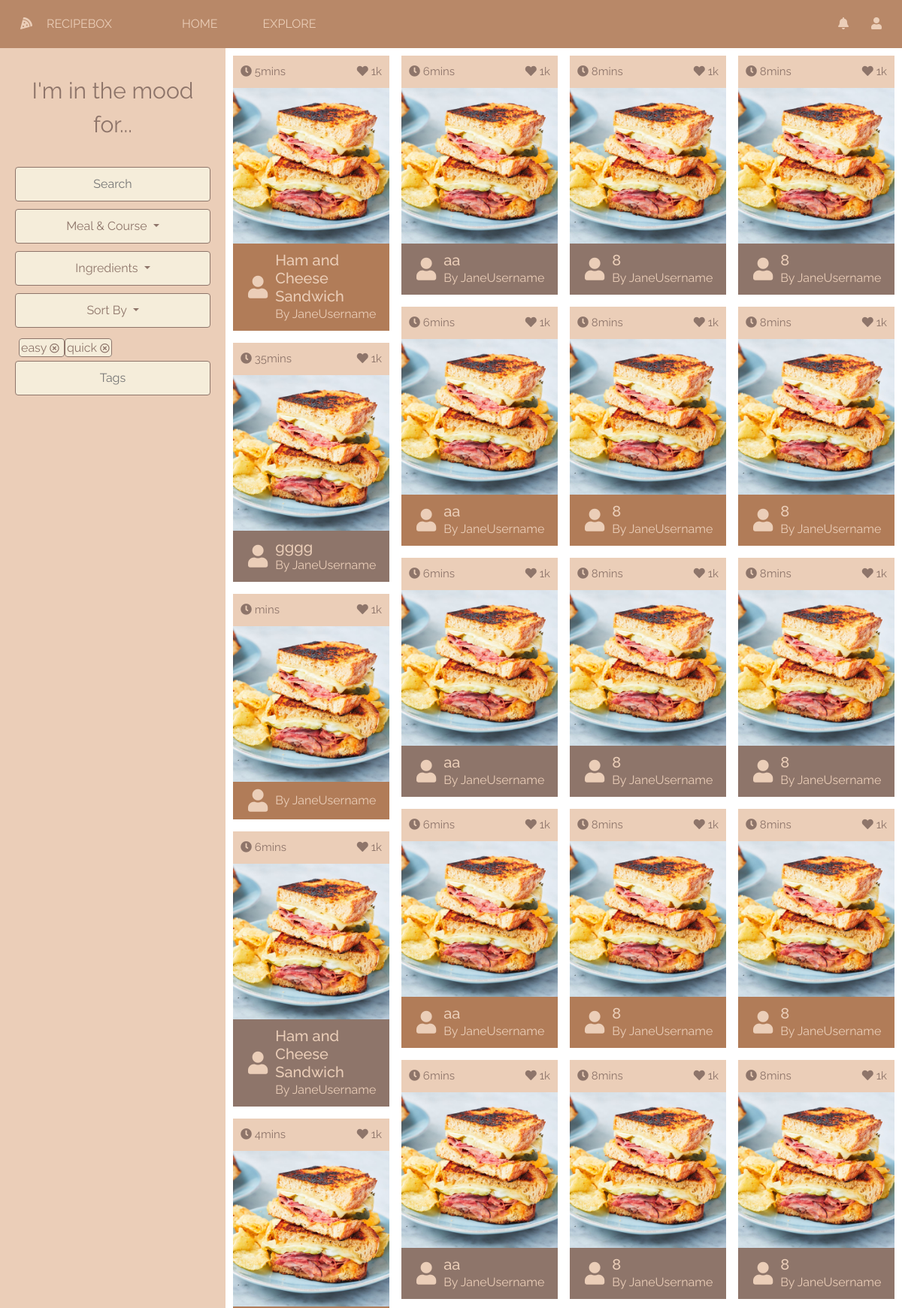
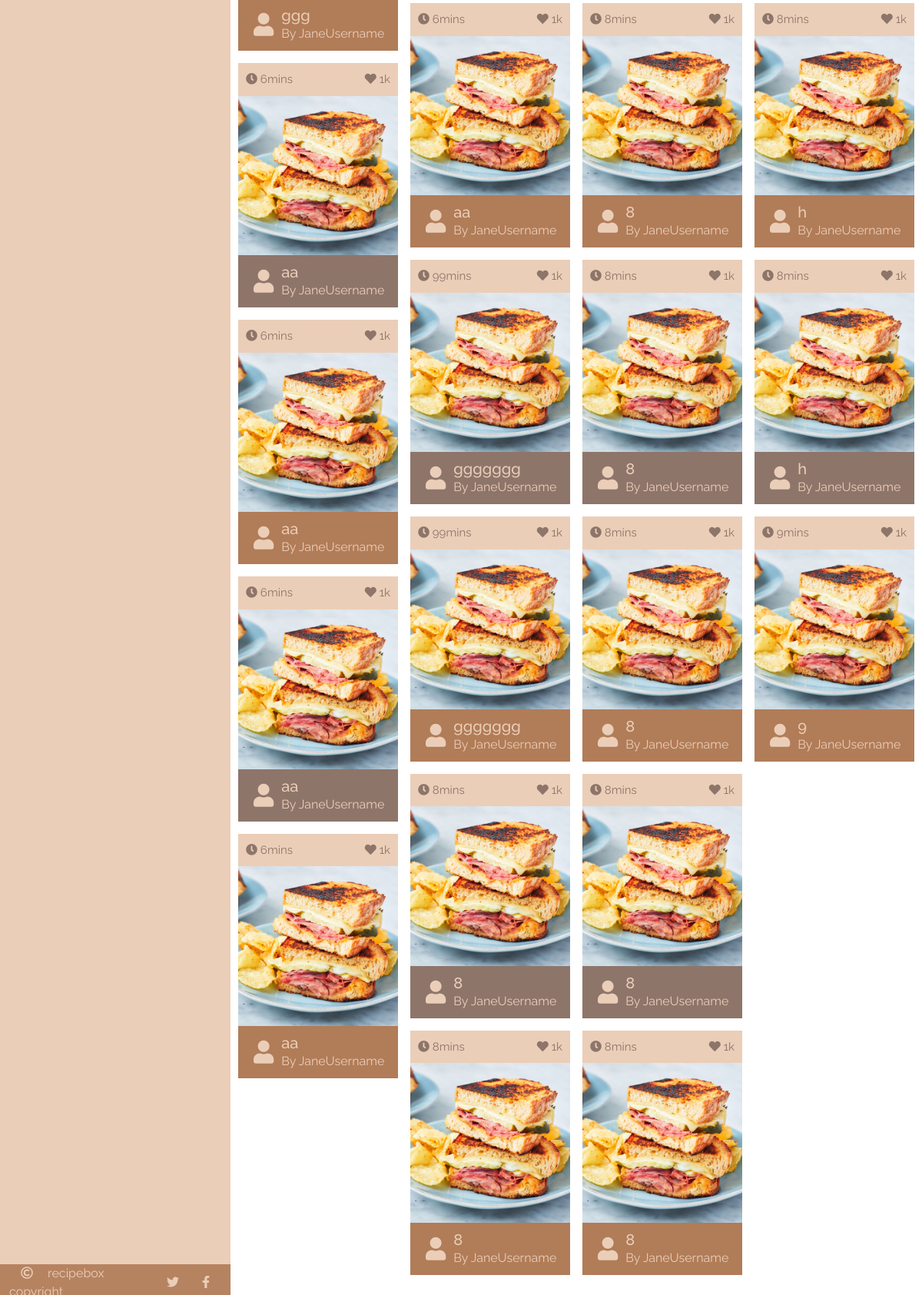
Screenshot of /recipe/ with the database file from the repository (2 pictures, top to bottom).
### recipebox/models/recipes.py (models this page shows, shortened)
class Recipe(db.Model):
    __tablename__ = "recipe"
    id = db.Column(db.Integer, primary_key=True)
    name = db.Column(db.String(30), nullable=False)
    picture = db.Column(db.String(150), nullable=False)
    cook_time = db.Column(db.Integer, nullable=False)
    ingredients = db.relationship('RecipeIngredient', backref="recipe_object", lazy=True)
    procedures = db.relationship('RecipeProcedure', backref="recipe_object", lazy=True)
    user_id = db.Column(db.Integer, db.ForeignKey('user.id'), nullable=False)
    likes = db.relationship('Like', backref="recipe_object", lazy=True)
    ratings = db.relationship('Rating', backref="recipe_object", lazy=True)
    tags  =  db.relationship('Tag', secondary=tags, lazy='subquery', backref=db.backref('recipes', lazy=True))

### recipebox/recipes/recipes.py (the view)
@recipe_bp.route('/recipe/')
def recipe():
    selected_recipes = Recipe.query.all()
    return render_template('browse.html', browse_items=selected_recipes)

### recipebox/recipes/templates/browse.html (shortened to what this page needs)
{% extends "base.html" %}
{% block head %}
    {{ super() }}
    <link rel="stylesheet" type="text/css" href="{{ url_for('static', filename='css/recipes/browse.css') }}" />
{% endblock %}
{% block content %}
<div id="browse-container" class="container-fluid">
    <div id="content-row" class="row">
        <div id="search-col" class="col-3">
            <br/>
            <p>I'm in the mood for...</p>
            <br/>
            <div><input type="text" placeholder="Search" /></div>
            <div class="dropdown">
                <button class="btn btn-secondary dropdown-toggle" type="button" id="dropdownMenuButton" data-toggle="dropdown" aria-haspopup="true" aria-expanded="false">
                    Meal & Course
                </button>
            </div>
            <div class="dropdown">
                    <button class="btn btn-secondary dropdown-toggle" type="button" id="dropdownMenuButton" data-toggle="dropdown" aria-haspopup="true" aria-expanded="false">
                        Ingredients
                    </button>
                </div>
            <div class="dropdown">
                    <button class="btn btn-secondary dropdown-toggle" type="button" id="dropdownMenuButton" data-toggle="dropdown" aria-haspopup="true" aria-expanded="false">
                        Sort By
                    </button>
                </div>
            <div id="tags">
                <div class="tag-container">
                    <div class="tag">
                        easy
                        <a href="#"><i class="far fa-times-circle"></i></a>
                    </div>
                    <div class="tag">
                        quick
                        <a href="#"><i class="far fa-times-circle"></i></a>
                    </div>
                </div>
                <input type="text" placeholder="Tags" />
            </div>
            {% include 'footer.html' ignore missing %}
        <div id="browse-entries" class="col-9 offset-3">
            <div class="masonry">
                {% for item in browse_items %}
                    <div class="masonry-item">
                        <div id="item-header">
                            <p><i class="fas fa-clock"></i> {{ item.cook_time }}mins</p>
                            <p class="right-text"><i class="fas fa-heart"></i> 1k</p>
                        </div>
                        <a href="{{ url_for('recipe_bp.recipe_view', id=item.id) }}"><img src="{{ url_for('static', filename='res/recipes/' + item.picture) }}"></a>
                        <div id="item-footer">
                            <i class="fas fa-user"></i>
                            <div>
                                <a href="{{ url_for('recipe_bp.recipe_view', id=item.id) }}"><h5>{{ item.name }}</h5></a>
                                <p>By JaneUsername</p>
                            </div>
                        </div>
                    </div>
                {% endfor %}
            </div>
        </div>
{% endblock %}

### recipebox/templates/base.html (shortened to what this page needs)
<!DOCTYPE html>
<html lang="en" dir="ltr">
  <head>
    {% block head %}
    <link href="https://cdn.jsdelivr.net/npm/bootstrap@5.0.0-beta3/dist/css/bootstrap.min.css" rel="stylesheet"
 />
    <link rel="stylesheet" href="https://use.fontawesome.com/releases/v5.8.1/css/all.css">
    <link rel="stylesheet" type="text/css" href="{{ url_for('static', filename='css/recipebox.css') }}" />
    {% endblock %}
  </head>
  <body>
    {% block navbar %}
        {% include 'navbar.html' ignore missing %}
    {% endblock %}
    <div id="content" class="container-fluid">
        {% block content %}{% endblock %}
  </body>
</html>

### recipebox/templates/navbar.html
<link rel="stylesheet" type="text/css" href="{{ url_for('static', filename='css/navbar.css') }}" />
<div class="container-fluid fixed-top">
  <div id="header" class="row">
    <div id="logo" class="col-12 col-md-2 justify-content-center justify-content-md-start vertical-center">
        <i class="fas fa-pizza-slice"></i> RECIPEBOX
    </div>
    <div id="navbar" class="col vertical-center d-flex">
        <button><a href="{{ url_for('general_bp.index') }}">HOME</a></button>
        <button><a href="{{ url_for('recipe_bp.recipe') }}">EXPLORE</a></button>
    </div>
    <div id="user-info" class="col-md-2 vertical-center justify-content-end d-flex">
        <button><a href=""><i class="fas fa-bell"></i></a></button>
        <button><a href=""><i class="fas fa-user"></i></a></button>
    </div>
  </div>
</div>

### recipebox/templates/footer.html
<link rel="stylesheet" type="text/css" href="{{ url_for('static', filename='css/footer.css') }}" />
<div id="footer-container" class="container-fluid fixed-bottom"/>
  <div id="footer" class="row"/>
    <div id="copyright" class="col vertical-center"/>
      <i class="far fa-copyright"></i> recipebox copyright
    </div>
    <div id="social-links" class="col vertical-center justify-content-end d-flex"/>
      <button><a href="https://twitter.com"><i class="fab fa-twitter"></i></a></button>
      <button><a href="https://facebook.com"><i class="fab fa-facebook-f"></i></a></button>
    </div>
  </div>
</div>

### recipebox/static/css/recipebox.css (style rules this page uses)
html { min-height: 100%; }
body { background: url("../res/background.png") no-repeat center center fixed; background-size: cover; color: #f5edda; height: 100%; font-family: "Raleway", sans-serif; }
a { text-decoration: none; color: #ebceb8; }
.vertical-center { margin-top: auto; margin-bottom: auto; }
#content { margin-top: 8vh; margin-bottom: 5vh; padding: 0px; min-height: 87vh; }
input { width: 100%; }
input, .btn, .form-control, .form-control:focus { border: 1px solid #8e756a; border-radius: 0.25rem; background-color: #f5edda; color: #8e756a; padding: 10px; }
.tag-container { padding: 5px; }
.tag { display: inline; background-color: #f5edda; border: 1px solid #8e756a; border-radius: 0.25rem; padding: 2px; color: #8e756a; }
.tag a { color: #8e756a; font-size: 0.8em; vertical-align: center; }
.dropdown-toggle, .custom-select, .dropdown-item, .dropdown-menu { background-color: #f5edda; color: #8e756a; border-color: #8e756a; }
.masonry { column-count: 4; column-gap: 1em; padding: 10px; }
.masonry-item { background-color: #ebceb8; color: #8e756a; display: inline-block; margin: 0 0 1em; width: 100%; }
.masonry-item a { color: inherit; }
.masonry-item img { object-fit: contain; width: 100%; }

### recipebox/static/css/recipes/browse.css (style rules this page uses)
#content { height: 87vh; }
#browse-container, #content-row { height: 100%; }
#search-col { background-color: #ebceb8; padding: 0px; color: #8e756a; position: fixed; height: 100%; }
#search-col > * { padding: 10px 20px 0px 20px; }
#search-col p { font-size: 30px; text-align: center; margin: 0px; }
#dropdownMenuButton { width: 100%; padding: 10px; }
#browse-entries { padding: 0px; }
#footer-container { margin: 0px; padding: 0px; width: inherit; }
#footer { width: 100%; margin: 0px; }
.masonry-item #item-header, .masonry-item #item-footer { padding: 10px; }
.masonry-item #item-header > *, .masonry-item #item-footer > * { display: inline-block; }
#item-header, #item-footer { display: flex; justify-content: left; align-items: center; }
#item-footer { color: #ebceb8; background-color: #B17C58; }
#item-header *, #item-footer * { margin: 0px; }
#item-header * { font-size: 15px; }
#item-footer i { font-size: 30px; padding: 0px 10px; }
.masonry-item:nth-child(2n) #item-footer { background-color: #8e756a; }
#item-header .right-text { margin-right: 0; margin-left: auto; }

### recipebox/static/css/navbar.css (style rules this page uses)
button { padding: 0px; background: none; border: none; }
#header { background-color: #B17C58E6; height: 8vh; font-family: "Raleway", sans-serif; color: #ebceb8; }
#navbar * { margin: 0px 15px; }
#user-info > *, #logo > * { margin: 0px 15px; }

### recipebox/static/css/footer.css (style rules this page uses)
#footer { background-color: #B17C58E6; height: 5vh; font-family: "Raleway", sans-serif; color: #ebceb8; }
#social-links > *, #copyright * { margin: 0px 15px; }
button { padding: 0px; background: none; border: none; }

### rows the page displays
Recipe: cook_time "5", picture (picture), name "Ham and Cheese Sandwich"
Recipe: cook_time "35", picture (picture), name "gggg"
Recipe: picture (picture)
Recipe: cook_time "6", picture (picture), name "Ham and Cheese Sandwich"
Recipe: cook_time "4", picture (picture), name "ggg"
Recipe: cook_time "6", picture (picture), name "aa"
Recipe: cook_time "6", picture (picture), name "aa"
Recipe: cook_time "6", picture (picture), name "aa"
Recipe: cook_time "6", picture (picture), name "aa"
Recipe: cook_time "6", picture (picture), name "aa"
Recipe: cook_time "6", picture (picture), name "aa"
Recipe: cook_time "6", picture (picture), name "aa"
Recipe: cook_time "6", picture (picture), name "aa"
Recipe: cook_time "6", picture (picture), name "aa"
Recipe: cook_time "6", picture (picture), name "aa"
Recipe: cook_time "99", picture (picture), name "ggggggg"
Recipe: cook_time "99", picture (picture), name "ggggggg"
Recipe: cook_time "8", picture (picture), name "8"
Recipe: cook_time "8", picture (picture), name "8"
Recipe: cook_time "8", picture (picture), name "8"
Recipe: cook_time "8", picture (picture), name "8"
Recipe: cook_time "8", picture (picture), name "8"
Recipe: cook_time "8", picture (picture), name "8"
Recipe: cook_time "8", picture (picture), name "8"
Recipe: cook_time "8", picture (picture), name "8"
Recipe: cook_time "8", picture (picture), name "8"
Recipe: cook_time "8", picture (picture), name "8"
Recipe: cook_time "8", picture (picture), name "8"
Recipe: cook_time "8", picture (picture), name "8"
Recipe: cook_time "8", picture (picture), name "8"
Recipe: cook_time "8", picture (picture), name "8"
Recipe: cook_time "8", picture (picture), name "8"
Recipe: cook_time "8", picture (picture), name "8"
Recipe: cook_time "8", picture (picture), name "8"
Recipe: cook_time "8", picture (picture), name "h"
Recipe: cook_time "8", picture (picture), name "h"
Recipe: cook_time "9", picture (picture), name "9"
